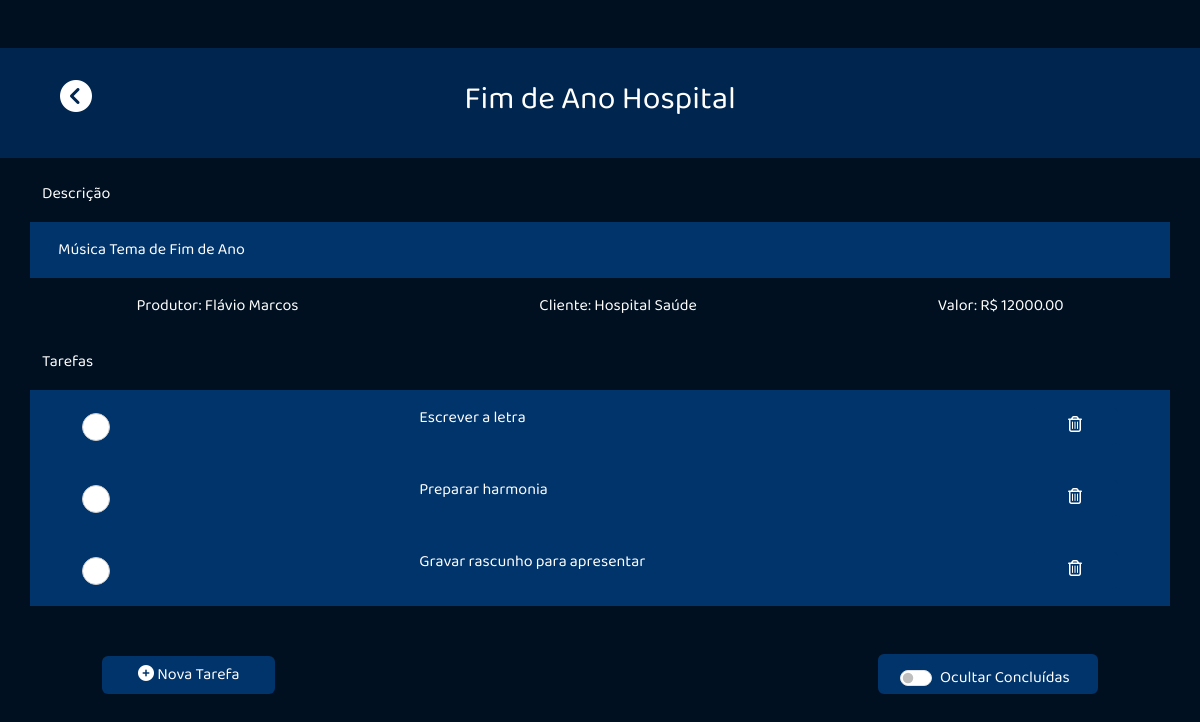
The app's page /exibir_projeto/1, older data.
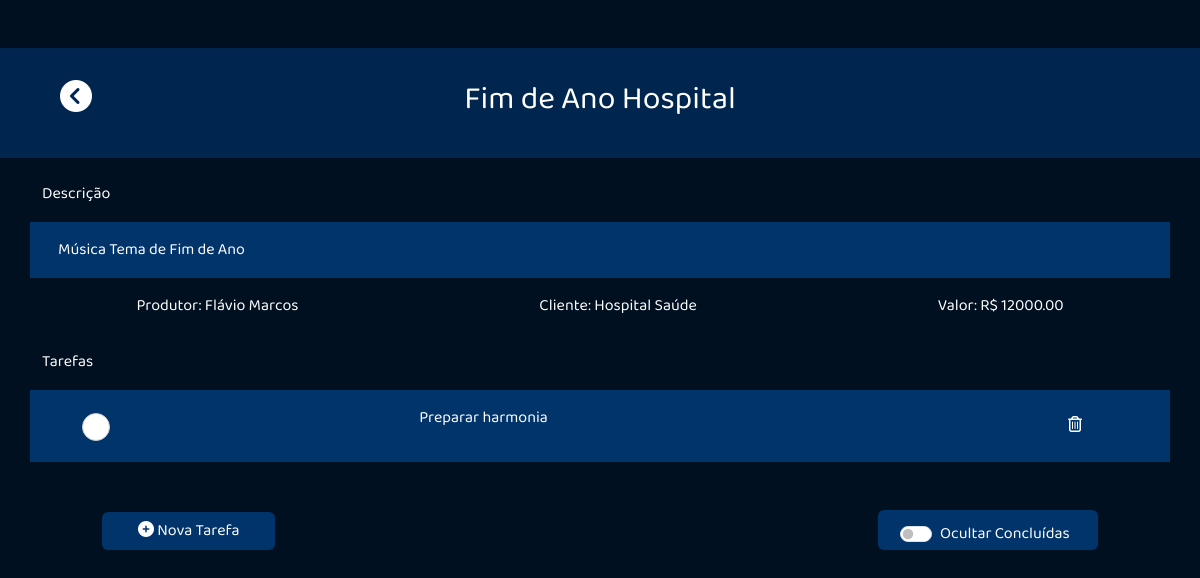
The same page, newer data.
### src/models/project.py (models this page shows, shortened)
class Project(db.Model):
    id_project = db.Column(db.Integer, primary_key = True)
    id_customer = db.Column(db.Integer, db.ForeignKey(Customer.id_customer), nullable = False)
    customer = db.relationship('Customer', backref='project_customer', foreign_keys=[id_customer])
    name = db.Column(db.String(250), nullable = False)
    description = db.Column(db.String(250), nullable = False)
    full_value = db.Column(db.Numeric(20,2), nullable = False)
    id_producer = db.Column(db.Integer, db.ForeignKey(Producer.id_producer), nullable = False)
    producer = db.relationship('Producer', backref='project_producer', foreign_keys=[id_producer])

### src/models/producer.py (models this page shows, shortened)
class Producer(db.Model):
    id_producer = db.Column(db.Integer, primary_key = True)
    name = db.Column(db.String(120), nullable = False)
    area = db.Column(db.String(120), nullable = False)

### src/models/customer.py (models this page shows, shortened)
class Customer(db.Model):
    id_customer = db.Column(db.Integer, primary_key = True)
    name = db.Column(db.String(120), unique = True, nullable = False)
    phone_num = db.Column(db.String(20), unique = True, nullable = False)
    email = db.Column(db.String(120), unique = True, nullable = False)

### src/models/task.py (models this page shows, shortened)
class Task(db.Model):
    id_task = db.Column(db.Integer, primary_key = True)
    id_task_type = db.Column(db.Integer, db.ForeignKey(TaskType.id_task_type), nullable = True)
    id_project = db.Column(db.Integer, db.ForeignKey(Project.id_project))
    project = db.relationship('Project', backref='project_task', foreign_keys=[id_project])
    title = db.Column(db.String(250), nullable = False)
    description = db.Column(db.String(250), nullable = False)
    deadline = db.Column(db.Date, nullable = False)
    started = db.Column(db.DateTime, default=datetime.now())
    finished = db.Column(db.DateTime, nullable=True)

### src/views/project.py (the view)
@project_views.route('/exibir_projeto/<id>', methods=['GET'])
def show_project_page(id):
    project = Project.query.filter_by(id_project = id).first()
    pj = {
        "name": project.name,
        "id_project": project.id_project,
        "customer": project.customer.name,
        "producer": project.producer.name,
        "full_value": project.full_value,
        "description": project.description,
    }
    tasks = Task.query.filter_by(id_project = id).all()
    ts = []
    if len(tasks) == 0:
        return render_template('show_project.html', project = pj, tasks = None)
    for task in tasks:
        checked = ""
        if task.finished != None:
            checked = "checked"
        deadline = task.deadline
        deadline = deadline.strftime("%d/%m/%Y")
        ts.append({
            "id_task": task.id_task,
            "checked": checked,
            "title": task.title,
            "deadline": deadline,
            "description": task.description
        })
    return render_template('show_project.html', tasks = ts, project = pj)

### src/templates/show_project.html (shortened to what this page needs)
<!DOCTYPE html>
<html>
<head>
    <link rel='stylesheet' type='text/css' media='screen' href='/static/css/main.css'>
    <link href="https://cdn.jsdelivr.net/npm/bootstrap@5.3.0-alpha1/dist/css/bootstrap.min.css" rel="stylesheet">
    <link rel="stylesheet" href="https://site-assets.fontawesome.com/releases/v6.3.0/css/all.css">
</head>
<body class="bg-dark-blue">
    <div class="mb-4 bg-blue d-flex align-middle mt-5">
        <div id="project" project="{{ project.id_project }}" class="container-fluid py-3 d-flex justify-content-around">
            <div class="col py-3 d-flex justify-content-start">
                <a href="/projetos" style="margin-left : 3rem"><i class="fa-solid fa-circle-chevron-left fa-2x"></i></a>
            </div>
            <div class="col py-3 d-flex justify-content-center">
                <h2>{{ project.name }}</h2>
            </div>
            <div class="col py-3 d-flex justify-content-start">
            </div>
        </div>
    </div>
    <div class="container">
        <p>Descrição</p>
    </div>
    <div  class="container-md bg-light-blue d-flex justify-content-between align-content-center ml-0" >
        <p id="project_name" class="m-3">{{ project.description }}</p>
    </div>
    <div class="d-flex flex-row justify-content-around m-3">
        <p id="producer">Produtor: {{ project.producer }}</p>
        <p id="customer">Cliente: {{ project.customer }}</p>
        <p id="full_value">Valor: R$ {{ project.full_value }}</p>
    </div>
    <div id="tasks" class="container">
        <p>Tarefas</p>
        {% if tasks != None %}
            {% for task in tasks %}
                <div id="{{ task.id_task }}" class="row task-row bg-light-blue d-flex justify-content-between align-content-center ml-0 p-3" onclick="location.href='/editar_tarefa/{{ task.id_task }}'">
                    <div class="row d-flex justify-content-between align-items-center" >
                        <div class="col d-flex justify-content-start" >
                            <div class="form-check">
                                <div class="round" data-toggle="tooltip"  title="Concluir ou restaurar tarefa">
                                    <label class="form-check-label ml-3" for="checkbox-{{ task.id_task }}" id="taskName">
                                    </label>
                                </div>
                            </div>
                        </div>
                        <div class="col d-flex justify-content-start" data-toggle="tooltip"  title="{{ task.description }} - Deadline: {{ task.deadline }}">
                            <p class="ml-5 tachado {{ task.checked }}">{{ task.title }}</p>
                        </div>
                        <div class="col d-flex justify-content-end">
                            <button type="button" id="bt-delete-task" class="bt-delete-task btn btn-basic" data-toggle="tooltip"  title="Excluir tarefa"><i class="fa-regular fa-trash-can"></i></button>
                        </div>
                    </div>
                </div>
            {% endfor %}
        {% endif %}
    </div>
    <div class="container">
        <div class="row d-flex justify-content-between align-items-center m-5">
            <div class="col d-flex justify-content-start p=0">
                <button type="button" id="bt-new-task" class="btn btn-basic" onclick="location.href='/tarefa/{{ project.id_project }}'"><i class="fa-solid fa-circle-plus"></i> Nova Tarefa</button>
            </div>
            <div class="col d-flex justify-content-end p=0">
                <div class="switch form-check form-switch bg-light-blue switch">
                    <input class="form-check-input" type="checkbox" id="flexSwitchOcultarConcluidas">
                    <label class="form-check-label" for="flexSwitchCheckDefault">Ocultar Concluídas</label>
                </div>
            </div>
        </div>
    </div>
</body>
</html>

### src/static/css/main.css (style rules this page uses)
:root { --bg-color: #43627f; --bg-light-color: #7b99b6; --azul-escuro: #001021; --azul-medio : #00264F; --azul-claro : #00346B; --azul-claro-selecionado: #064e9c; --azul-mais-claro : #76b7fd; }
body { color: white !important; font-family: Baloo !important; }
a { color: white !important; text-decoration: none !important; }
.bg-dark-blue { background-color: var(--azul-escuro) !important; }
.bg-blue { background-color: var(--azul-medio) !important; }
.bg-light-blue { background-color: var(--azul-claro) !important; transition: ease; transition-duration: 100ms; }
.btn-basic { color: white !important; padding-left: 35px !important; padding-right: 35px !important; background-color: var(--azul-claro) !important; transition: ease; transition-duration: 100ms; }
.round { position: relative; display: inline-block; width: 28px; }
.round label { background-color: #fff; border: 1px solid #ccc; border-radius: 50%; cursor: pointer; height: 28px; left: 0; position: absolute; top: 0; width: 28px; display: inline-block }
.round label:after { border: 2px solid #fff; border-top: none; border-right: none; content: ""; height: 6px; left: 7px; opacity: 0; position: absolute; top: 8px; transform: rotate(-45deg); width: 12px; }
.switch { font-weight: 0; font-size: 16px; color: #fff !important; background-color: var(--azul-claro) !important; border: 2px solid var(--azul-claro); box-shadow: rgb(0, 0, 0) 0px 0px 0px 0px; border-radius: 6px; transition : 1000ms; transform: translateY(0); display: flex; flex-direction:row-reverse; align-items: center; cursor: pointer; padding-left: 60px !important; padding-top: 10px !important; padding-bottom: 15px !important; width: 220px !important; height: 40px !important; align-items: center; }
.tachado { text-decoration: none; position: relative; display: inline-block; }
.tachado:before { content: ""; position: absolute; top: 50%; left: 0; right: 0; height: 2px; background-color: white; transition: clip-path 1s ease-in-out; clip-path: inset(0 100% 0 0); }

Row changes from the older to the newer data that the page shows:
removed Task: title "Escrever a letra"
removed Task: title "Gravar rascunho para apresentar"
